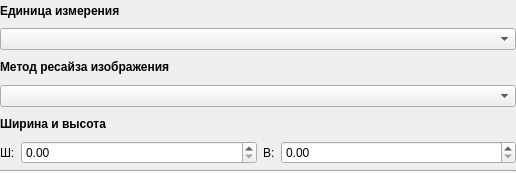
<?xml version="1.0" encoding="UTF-8"?>
<ui version="4.0">
 <class>NedImageTag</class>
 <widget class="QWidget" name="NedImageTag">
  <property name="geometry">
   <rect>
    <x>0</x>
    <y>0</y>
    <width>516</width>
    <height>173</height>
   </rect>
  </property>
  <property name="windowTitle">
   <string>Form</string>
  </property>
  <layout class="QVBoxLayout" name="verticalLayout">
   <property name="leftMargin">
    <number>0</number>
   </property>
   <property name="topMargin">
    <number>0</number>
   </property>
   <property name="rightMargin">
    <number>0</number>
   </property>
   <property name="bottomMargin">
    <number>0</number>
   </property>
   <item>
    <widget class="QLabel" name="title_units">
     <property name="text">
      <string>&lt;html&gt;&lt;head/&gt;&lt;body&gt;&lt;p&gt;&lt;span style=&quot; font-weight:700;&quot;&gt;Единица измерения&lt;/span&gt;&lt;/p&gt;&lt;/body&gt;&lt;/html&gt;</string>
     </property>
    </widget>
   </item>
   <item>
    <widget class="QComboBox" name="combox_units"/>
   </item>
   <item>
    <widget class="QLabel" name="title_sms">
     <property name="text">
      <string>&lt;html&gt;&lt;head/&gt;&lt;body&gt;&lt;p&gt;&lt;span style=&quot; font-weight:700;&quot;&gt;Метод ресайза изображения&lt;/span&gt;&lt;/p&gt;&lt;/body&gt;&lt;/html&gt;</string>
     </property>
    </widget>
   </item>
   <item>
    <widget class="QComboBox" name="combox_sms"/>
   </item>
   <item>
    <widget class="QLabel" name="title_wh">
     <property name="text">
      <string>&lt;html&gt;&lt;head/&gt;&lt;body&gt;&lt;p&gt;&lt;span style=&quot; font-weight:700;&quot;&gt;Ширина и высота&lt;/span&gt;&lt;/p&gt;&lt;/body&gt;&lt;/html&gt;</string>
     </property>
    </widget>
   </item>
   <item>
    <layout class="QHBoxLayout" name="hl_width" stretch="0,1,0,1">
     <item>
      <widget class="QLabel" name="label">
       <property name="text">
        <string>Ш:</string>
       </property>
      </widget>
     </item>
     <item>
      <widget class="QDoubleSpinBox" name="dsb_height">
       <property name="maximum">
        <double>10000.000000000000000</double>
       </property>
      </widget>
     </item>
     <item>
      <widget class="QLabel" name="label_2">
       <property name="text">
        <string>В:</string>
       </property>
      </widget>
     </item>
     <item>
      <widget class="QDoubleSpinBox" name="dsb_width">
       <property name="maximum">
        <double>10000.000000000000000</double>
       </property>
      </widget>
     </item>
    </layout>
   </item>
   <item>
    <widget class="Line" name="line">
     <property name="orientation">
      <enum>Qt::Horizontal</enum>
     </property>
    </widget>
   </item>
  </layout>
 </widget>
 <resources/>
 <connections/>
</ui>
